Frame 1 (no input): blank canvas, image omitted
Frame 60 (the mouse pressed at the canvas centre just before this capture): blank canvas, image omitted
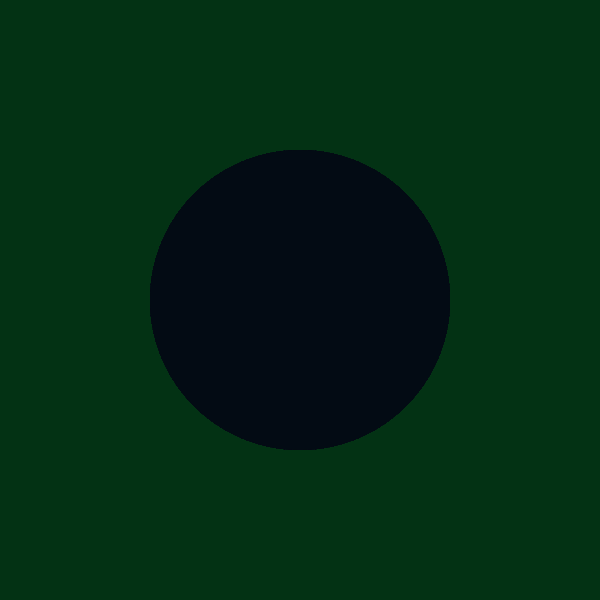
Frame 120 (the mouse held since frame 60 and released just before this capture)

The Processing sketch whose frames 1 and 60 were blank and that drew this single picture after the mouse press (run headless with seeded random() and noise(); from frame 60 on, the mouse is pressed at the canvas centre):

// Processing sketch: processing_110086
// ── processing_110086.pde

float cc =1;

void setup(){
  size(600, 600);;
  background(HSB, 50, 20, cc);
  frameRate(20);
 
}

void draw(){
  cc = cc + .1;
  fill(HSB, cc, 20, 70);
  noStroke();
  ellipse(width/2, height/2, mouseX, mouseY);
  
}
